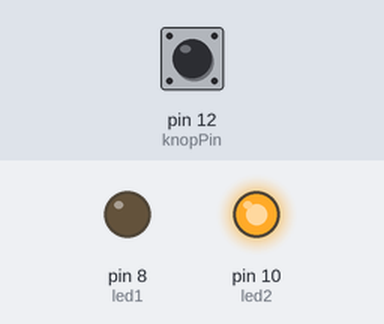
The sketch below on a simulated Arduino Uno, built with avr-gcc and run on an emulated ATmega328P. On the bench: output pins drawn as LEDs (lit = HIGH). Inputs (shaded band) come from the test bench; at power-on: pin 12 (knopPin) LOW.

Above: at 1.2 s.
1.3 s: pin 12 (knopPin) pulled HIGH for 0.15 s
At 2.4 s:
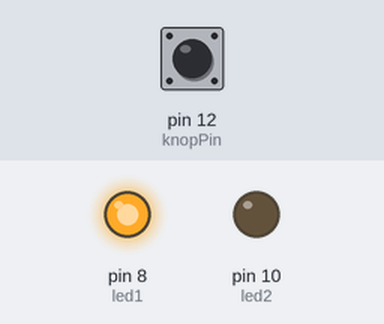
2.9 s: pin 12 (knopPin) pulled HIGH for 1 s
At 3.6 s:
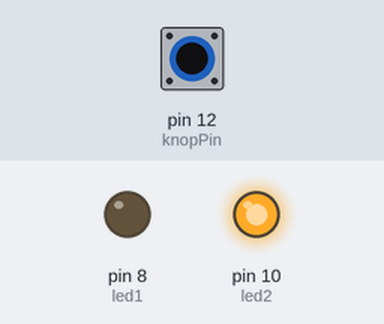
5.4 s: pin 12 (knopPin) pulled HIGH for 3.2 s
At 6.7 s:
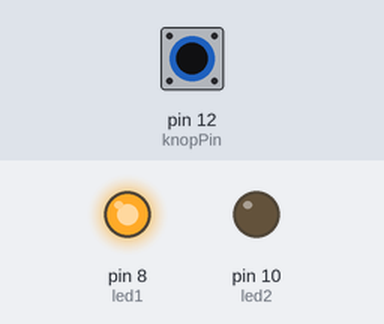
Timing chart, 0 to 8.4 s (numbered marks = the images above; inputs shaded):
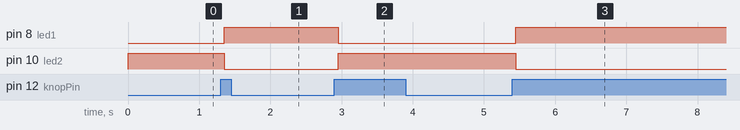

The sketch:

opdracht3.ino
```cpp
const int knopPin = 12;
const int led1 = 8;
const int led2 = 10;
// vaste (niet aan te passen) variabele aanmaken voor de pin die iets kan uitlezen en de pinnen naar de leds

const int denderDelay = 50;

int knopStatus = 0;
int vorigeKnopStatus = 0;
int teller = 0;

//knop status bijhouden dus ingedrukt of niet en teller op 0 zetten

void setup() {

  pinMode(knopPin, INPUT);
  pinMode(led1, OUTPUT);
  pinMode(led2, OUTPUT);

  digitalWrite(led1, LOW);
  digitalWrite(led2, HIGH);
}

// aangeven welke input en output zijn 12 word uitleesbaar, 8 en 10 stuurbaar

void leesKnop() {
  knopStatus = digitalRead(knopPin);
// uitlezen van status

  if (knopStatus == HIGH && vorigeKnopStatus == LOW) {


    teller++;


    delay(denderDelay);
  }
// teller laten opstellen als de if statement klopt

  vorigeKnopStatus = knopStatus;
}

void stuurLedsAan() {
  if (teller % 2 == 0) {

    digitalWrite(led1, LOW);
    digitalWrite(led2, HIGH);
  } else {

    digitalWrite(led1, HIGH);
    digitalWrite(led2, LOW);
  }
// hier rekenen met de teller checken of het getal wat er uit komt even of oneven is geef een knop aan of uit en dus het andere de andere reactie
}

void loop() {
  leesKnop();
  stuurLedsAan();
}
```

Measured:
- after the input at 1.3 s, pin 8 (led1): LOW → HIGH after 0.05 s; pin 10 (led2): HIGH → LOW after 0.05 s
- after the input at 2.9 s, pin 8 (led1): HIGH → LOW after 0.05 s; pin 10 (led2): LOW → HIGH after 0.05 s
- after the input at 5.4 s, pin 8 (led1): LOW → HIGH after 0.05 s; pin 10 (led2): HIGH → LOW after 0.05 s
